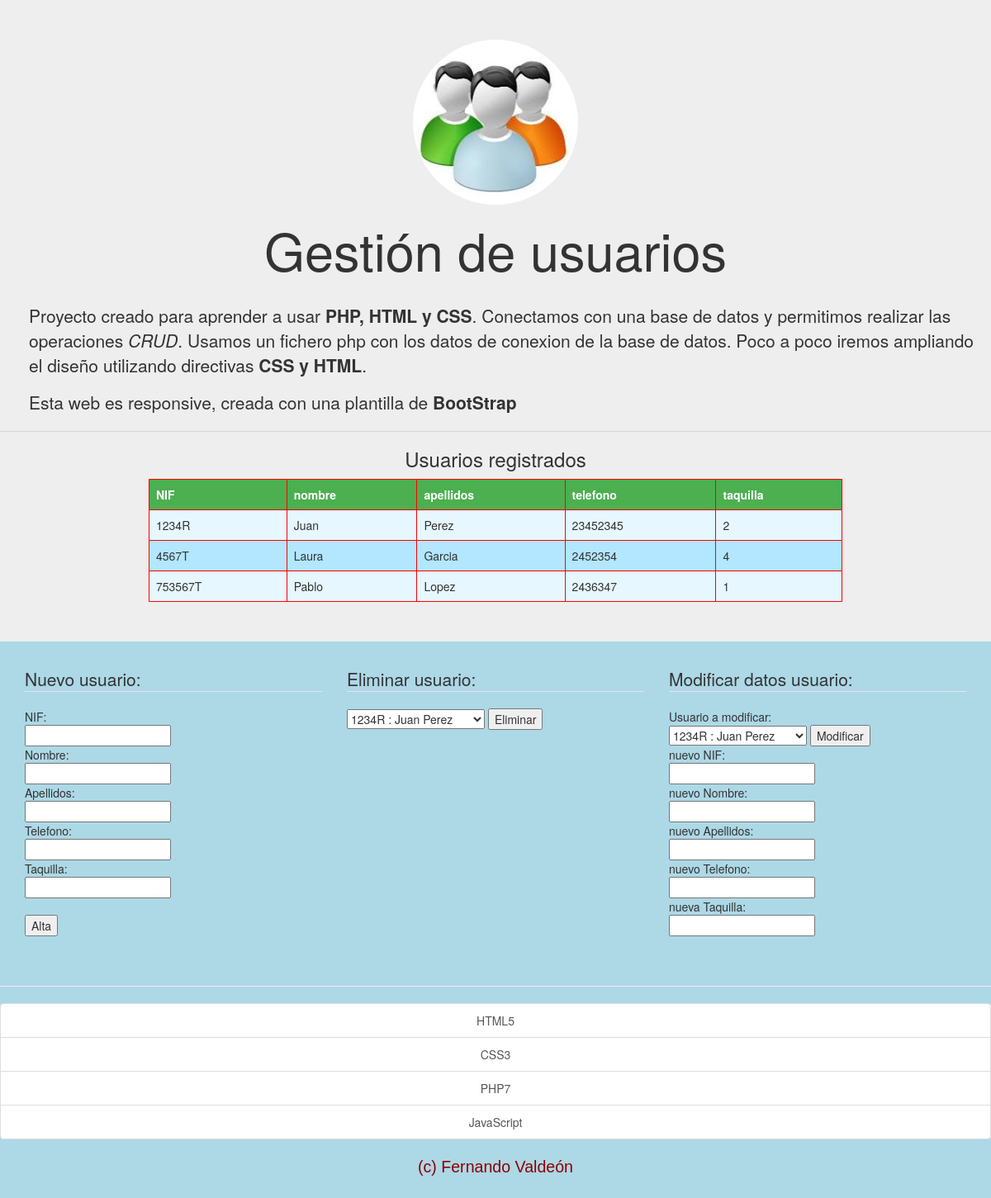
The page / on the database its author committed.
### tables this page shows
CREATE TABLE IF NOT EXISTS `usuarios` (
  `id` int(11) NOT NULL AUTO_INCREMENT,
  `nif` varchar(15) DEFAULT NULL,
  `nombre` varchar(50) DEFAULT NULL,
  `apellidos` varchar(100) DEFAULT NULL,
  `telefono` varchar(40) DEFAULT NULL,
  `id_taquilla` int(11) NOT NULL,
  PRIMARY KEY (`id`),
  UNIQUE KEY `id_taquilla` (`id_taquilla`),
  UNIQUE KEY `nif` (`nif`)
);

### index.php (the view, shortened to what this page needs)
<!DOCTYPE html>
<html lang="en">
<head>
    <link rel="stylesheet" href="plugins/http_maxcdn.bootstrapcdn.com_bootstrap_3.4.1_css_bootstrap.css"/>
</head>
<body>
<div class="jumbotron text-center" style="text-align: center">
    <img class="img-circle" src="images/users.jpg" width="200" height="200" alt="Logo de la web">
    <h1 title="Proyecto de prueba">Gestión de usuarios</h1>
    <br>
    <p style="text-align:left;margin-left: 35px;margin-right: 20px">Proyecto creado para aprender a usar <b>PHP, HTML y CSS</b>. Conectamos con una base de datos y permitimos realizar las
        operaciones <i>CRUD</i>. Usamos un fichero php con los datos de conexion de la base de datos. Poco a poco iremos
        ampliando el diseño utilizando directivas <strong>CSS y HTML</strong>. </p>
    <p style="text-align:left;margin-left: 35px;margin-right: 20px">Esta web es responsive, creada con una plantilla de <b>BootStrap</b></p>
    <hr>
    <?php
        if(!($iden = mysqli_connect(DB_HOST, DB_USUARIO, DB_PASSWORD, DB_NOMBRE)))
            die("Error: No se pudo conectar");
        $sentencia = "SELECT nif, nombre, apellidos, telefono, id_taquilla FROM usuarios";
        $resultado = mysqli_query($iden, $sentencia );
        echo '<h3>Usuarios registrados</h3>';
        echo '<table class="center">';
        echo '<tr><th>NIF</th><th>nombre</th><th>apellidos</th><th>telefono</th><th>taquilla</th></tr>';
        while($fila = mysqli_fetch_assoc($resultado))
        {
            echo '<tr>';
            echo '<td>' . $fila['nif'] . '</td><td>' . $fila['nombre'] . '</td><td>' . $fila['apellidos'] . '</td><td>' . $fila['telefono'] . '</td><td>' . $fila['id_taquilla'] . '</td>';
            echo '</tr>';
        }
        echo '</table>';
    ?>
</div>
<div class="container">
    <div class="row">
        <div class="col-sm-4">
            <form action="modificado.php" method="post">
                <fieldset>
                    <legend>Nuevo usuario:</legend>
                    NIF:<br>
                    <input type="text" name="nif" ><br>
                    Nombre:<br>
                    <input type="text" name="nombre" ><br>
                    Apellidos:<br>
                    <input type="text" name="apellidos" ><br>
                    Telefono:<br>
                    <input type="text" name="telefono" ><br>
                    Taquilla:<br>
                    <input type="text" name="taquilla"><br><br>
                    <input type="submit" name="boton" value="Alta">
                </fieldset>
            </form>
            <br>
        </div>
        <div class="col-sm-4">
            <form action="modificado.php" method="post">
                <fieldset>
                    <legend>Eliminar usuario:</legend>
                    <?php
                    $sentencia = "SELECT nif, nombre, apellidos From usuarios";
                    $resultado = mysqli_query($iden, $sentencia );
                    echo '<select name="usuarios">';
                    while($fila = mysqli_fetch_assoc($resultado)){
                        echo '<option value="'.$fila[nif].'">' . $fila[nif] . " : " . $fila[nombre] . " " . $fila[apellidos] . '</option>';
                    }
                    echo '</select>';
                    ?>
                    <input type="submit" name="boton" value="Eliminar">
                </fieldset>
            </form>
        </div>
        <div class="col-sm-4">
            <form action="modificado.php" method="post">
                <fieldset>
                    <legend>Modificar datos usuario:</legend>
                    Usuario a modificar: <br>
                    <?php
                    $sentencia = "SELECT nif, nombre, apellidos From usuarios";
                    $resultado = mysqli_query($iden, $sentencia );
                    echo '<select name="usuarios">';
                    while($fila = mysqli_fetch_assoc($resultado)){
                        echo '<option value="'.$fila[nif].'">' . $fila[nif] . " : " . $fila[nombre] . " " . $fila[apellidos] . '</option>';
                    }
                    echo '</select>';
                    ?>
                    <input type="submit" name="boton" value="Modificar">
                    <br>
                    nuevo NIF:<br>
                    <input type="text" name="nifnuevo" ><br>
                    nuevo Nombre:<br>
                    <input type="text" name="nombre" ><br>
                    nuevo Apellidos:<br>
                    <input type="text" name="apellidos" ><br>
                    nuevo Telefono:<br>
                    <input type="text" name="telefono" ><br>
                    nueva Taquilla:<br>
                    <input type="text" name="taquilla"><br><br>
                </fieldset>
            </form>
            <br>
        </div>
    </div>
</div>
<hr>
<div class="list-group" style="text-align: center">
    <a href="pruebas-html5.html" class="list-group-item" target="_blank">HTML5</a>
    <a href="pruebas-css.html" class="list-group-item" target="_blank">CSS3</a>
    <a href="pruebas-php.php" class="list-group-item" target="_blank">PHP7</a>
    <a href="pruebas-javascript.html" class="list-group-item" target="_blank">JavaScript</a>
</div>
<div style="text-align: center">
    <a style="font-family:Arial;color:darkred;font-size:140%;" href="https://github.com/fvaldeon/web" target="_blank"> (c) Fernando Valdeón</a>
</div>
<br><br>
</body>
</html>

### index.php (style rules this page uses)
table { border-collapse: collapse; width: 70%; }
table.center { margin-left: auto; margin-right: auto; }
th, td { text-align: left; padding: 8px; border: 1px solid red; }
th { background-color: #4CAF50; color: white; }
tr:nth-child(even) { background-color: #e6f7ff }
tr:nth-child(odd) { background-color: #b3e6ff }
body { background-color: lightblue; }

### rows shown on the page
usuarios: nif "1234R", nombre "Juan", apellidos "Perez", telefono "23452345", id_taquilla "2"
usuarios: nif "4567T", nombre "Laura", apellidos "Garcia", telefono "2452354", id_taquilla "4"
usuarios: nif "753567T", nombre "Pablo", apellidos "Lopez", telefono "2436347", id_taquilla "1"

### other values the page prints
form field usuarios "1234R : Juan Perez"
